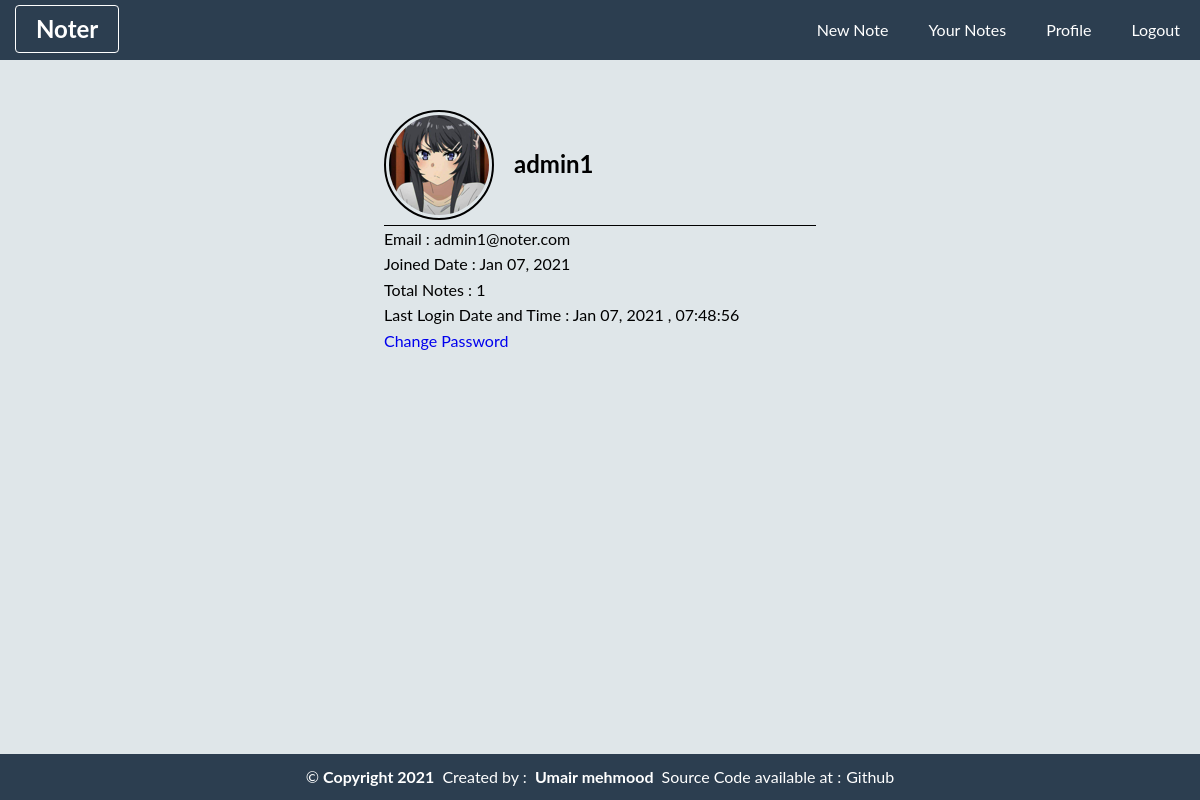
The app's page /profile (signed in), older data.
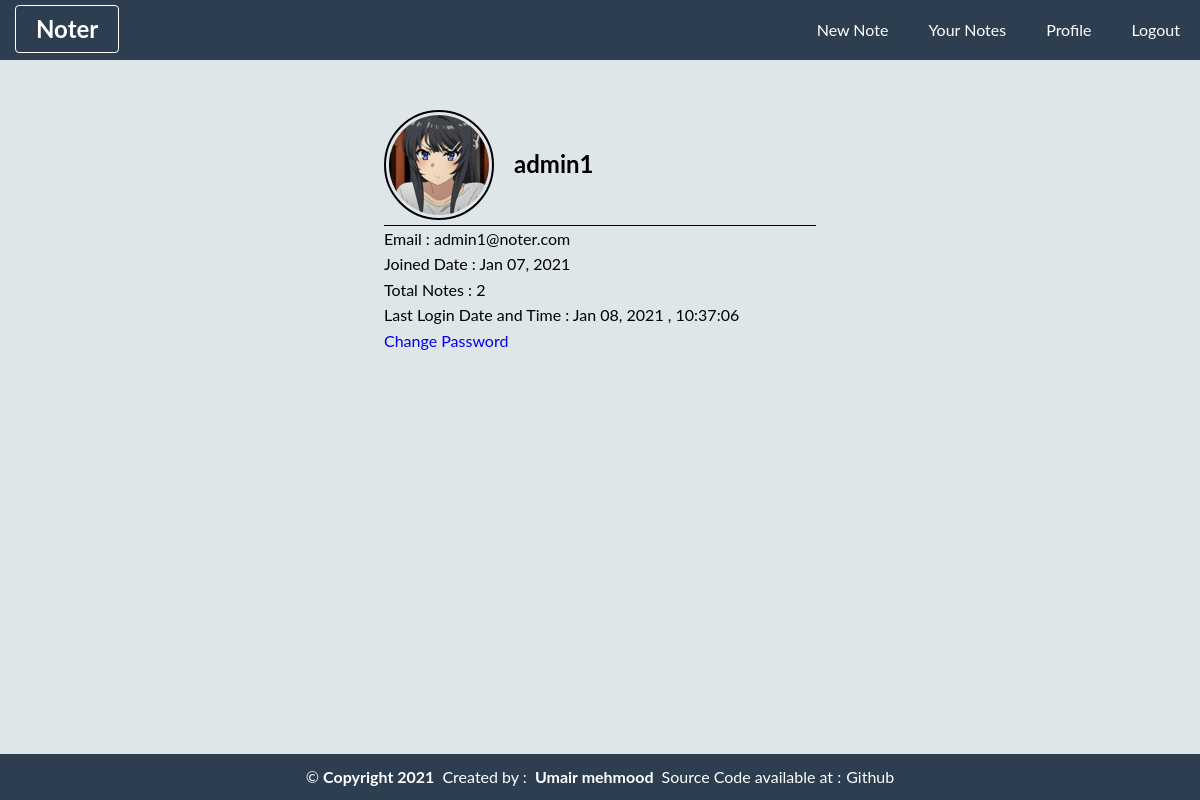
The same page, newer data.
### core/models.py (models this page shows, shortened)
class Users(db.Model,UserMixin):
	id = db.Column(db.Integer,primary_key=True)
	username = db.Column(db.String(20),unique=True,nullable=False)
	email = db.Column(db.String(120),unique=True,nullable=False)
	password = db.Column(db.String(20),nullable=False)
	join_date= db.Column(db.DateTime,nullable=False,default=datetime.utcnow)
	last_login_dt= db.Column(db.DateTime,nullable=False,default=datetime.utcnow)
	notes = db.relationship('Notes',backref='author',lazy=True)

### core/users/routs.py (the view)
@noter_users.route('/profile',methods=["POST","GET"])
@login_required
def profile():
	if not current_user.is_authenticated:
		return redirect(url_for('users.login'))
	notes = Notes.query.filter_by(user_id=current_user.id).order_by(Notes.cd.desc())
	numberOfNotes=notes.count()
	return render_template("profile.html",title = "Profile - Noter",number_of_notes=numberOfNotes)

### core/models.py (called while the page is built)
@login_manager.user_loader
def load_user(user_id):
	return Users.query.get(int(user_id))

### core/templates/profile.html
{% extends "default.html"%}
{% block content%}
<div class="profilesection">
			<div class="imgandname">
				<div class="img_box">
				<img src="{{ url_for('static',filename = 'images/default.png') }}" class="p_img">
			</div>
			<h2>{{current_user.username}}</h2>
			</div>
			<div class="profileinfo">
				<p>Email : <span>{{current_user.email}}</span></p>
				<p>Joined Date : <span>{{ current_user.join_date.strftime("%b %d, %Y") }}</span></p>
				<p>Total Notes : <span>{{ number_of_notes }}</span></p>
				<p>Last Login Date and Time : <span>{{ current_user.last_login_dt.strftime("%b %d, %Y , %I:%M:%S") }}</span></p>
				<a href="#">Change Password</a>
			</div>
</div>
{% endblock content%}

### core/templates/default.html (shortened to what this page needs)
<!DOCTYPE html>
<html>
<head>
	<link rel="stylesheet" type="text/css" href="{{ url_for('static',filename='css/style.css') }}">
</head>
<body>
	<header>
		<a href="{{url_for('main.home')}}"><h2>Noter</h2></a>
		<nav>
			<ul>
				{% if current_user.is_authenticated %}
				<li><a href="{{url_for('notes.new_note') }}">New Note</a></li>
				<li><a href="{{url_for('notes.notes') }}">Your Notes</a></li>
				<li><a href="{{url_for('users.profile') }}">Profile</a></li>
				<li><a href="{{url_for('users.logout') }}">Logout</a></li>
				{%else%}
				<li><a href="{{url_for('users.login') }}">Login</a></li>
				<li><a href="{{url_for('users.register') }}">Register</a></li>
				{%endif%}
			</ul>
		</nav>
	</header>
	<section class="main">
		{% block content %}{% endblock content%}
	</section>
	<footer>
		<p>&copy;<b>Copyright 2021</b> Created by : <b>Umair mehmood</b> Source Code available at :<a href="">Github</a></p>
	</footer>
</body>
</html>

### core/static/css/style.css (style rules this page uses)
* { padding: 0; margin:0; box-sizing: border-box; }
body { font-family: lato; line-height: 1.6; height: 100%; min-height: 100%; background: #dfe6e9; }
a { text-decoration: none; }
ul { list-style: none; }
header { display: flex; background: #2c3e50; }
header h2 { color: #fff; border: 1px solid #fff; margin-top:5px; border-radius: 4px; margin-bottom:5px; padding: 4px 20px; margin-left: 15px; }
nav { width: 100%; }
nav ul { display:flex; justify-content: flex-end; }
nav ul a { display: inline-block; color:#fff; padding: 17px 20px; }
.main { width: 90%; margin:0 auto; height: 100%; min-height: 100%; }
.profilesection { width: 40%; margin:50px auto; }
.imgandname { display: flex; padding-bottom: 5px; border-bottom: 1px solid #000; }
.imgandname h2 { margin-top: 35px; margin-left: 20px; }
.img_box { border: 2px solid #000; height: 110px; width: 110px; padding-left: 3px; padding-top: 3px; border-radius: 100%; }
.p_img { width: 100px; height: 100px; border-radius: 100%; overflow: hidden; }
footer { position: absolute; width: 100%; background-color: #2c3e50; color:#fff; bottom: 0; margin-top: 10px; text-align: center; }
footer p { padding: 10px; }
footer b { padding: 4px; }
footer a { color: #fff; margin-left: 5px; }

Row changes from the older to the newer data that the page shows:
changed Users "admin1": last_login_dt "Jan 07, 2021 , 07:48:56" → "Jan 08, 2021 , 10:37:06"
Text that changed along with them:
{{ number_of_notes }}: "1" → "2"
